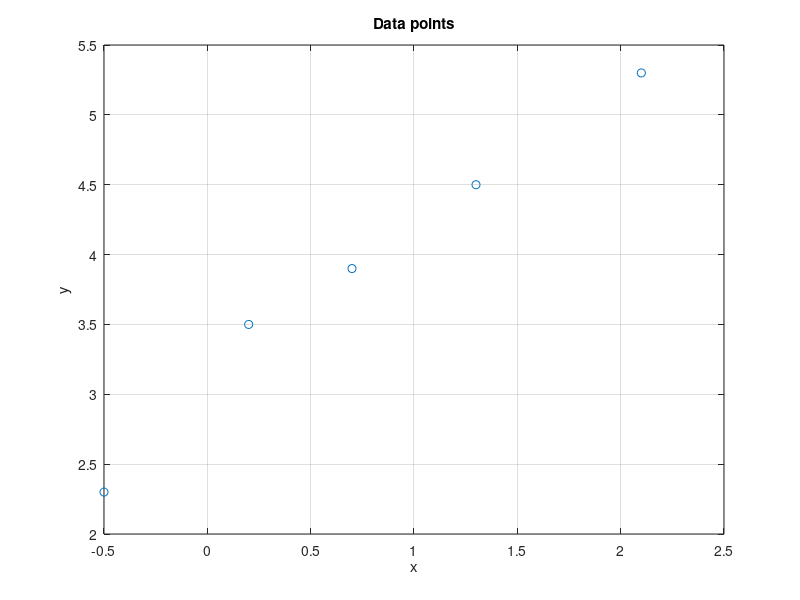
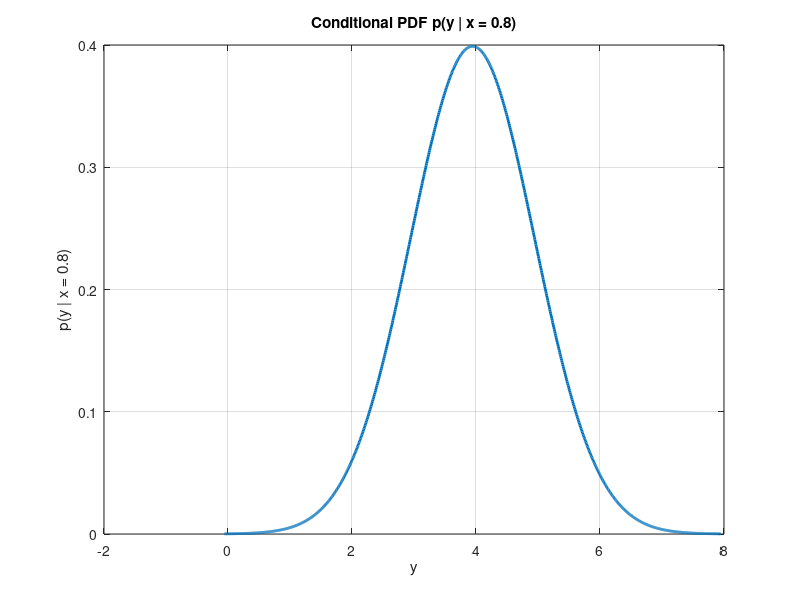
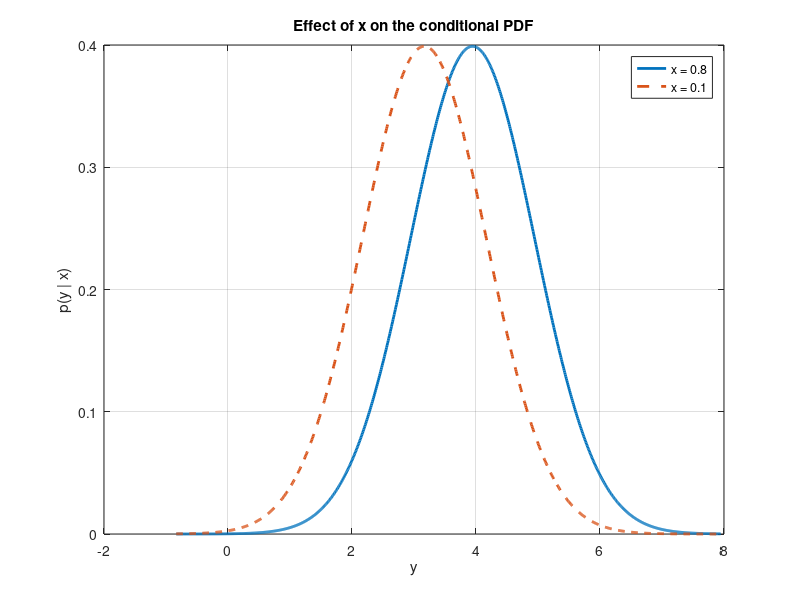
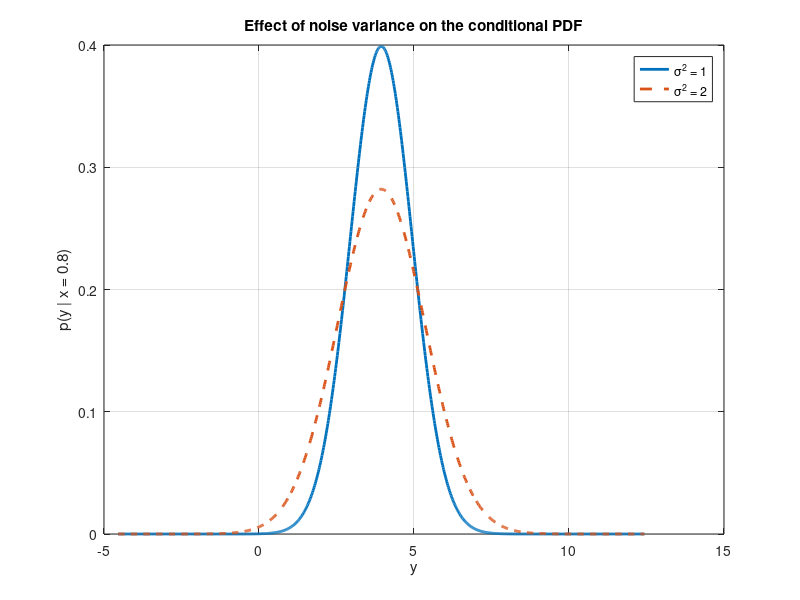

The MATLAB script that drew these images, in order:
%%Task 1

x = [-0.5; 0.2; 0.7; 1.3; 2.1]; %data
y = [2.3; 3.5; 3.9; 4.5; 5.3];  %data

X = [ones(length(x),1), x];     %design-matrix

w_hat = (X' * X) \ (X' * y);    %LS formula

b_hat = w_hat(1);
a_hat = w_hat(2);

%%Task 2

figure;
plot(x, y, 'o');
grid on;
xlabel('x');
ylabel('y');
title('Data points');

%% Task 3
x0 = 0.8;
mu = a_hat * x0 + b_hat;

sigma2 = 1;
sigma = sqrt(sigma2);

y_vals = linspace(mu - 4*sigma, mu + 4*sigma, 1000); %plotting over the range mu +4*sigma, for better visualization
pdf_vals = normpdf(y_vals, mu, sigma);

figure;
plot(y_vals, pdf_vals, 'LineWidth', 2);
grid on;
xlabel('y');
ylabel('p(y | x = 0.8)');
title('Conditional PDF p(y | x = 0.8)');

%% Task 4
% Task 4a: Effect of changing x

x1 = 0.8;
x2 = 0.1;

mu1 = a_hat * x1 + b_hat;
mu2 = a_hat * x2 + b_hat;

sigma2 = 1;
sigma = sqrt(sigma2);

y_vals = linspace(mu2 - 4*sigma, mu1 + 4*sigma, 1000);

pdf1 = normpdf(y_vals, mu1, sigma);
pdf2 = normpdf(y_vals, mu2, sigma);

figure;
plot(y_vals, pdf1, 'LineWidth', 2); hold on;
plot(y_vals, pdf2, '--', 'LineWidth', 2);
grid on;
xlabel('y');
ylabel('p(y | x)');
legend('x = 0.8', 'x = 0.1');
title('Effect of x on the conditional PDF');

% Task 4b: Effect of changing noise variance

x0 = 0.8;
mu = a_hat * x0 + b_hat;

sigma2_1 = 1;
sigma2_2 = 2;

sigma1 = sqrt(sigma2_1);
sigma2 = sqrt(sigma2_2);

y_vals = linspace(mu - 6*sigma2, mu + 6*sigma2, 1000);

pdf_sigma1 = normpdf(y_vals, mu, sigma1);
pdf_sigma2 = normpdf(y_vals, mu, sigma2);

figure;
plot(y_vals, pdf_sigma1, 'LineWidth', 2); hold on;
plot(y_vals, pdf_sigma2, '--', 'LineWidth', 2);
grid on;
xlabel('y');
ylabel('p(y | x = 0.8)');
legend('\sigma^2 = 1', '\sigma^2 = 2');
title('Effect of noise variance on the conditional PDF');

% Task 4ab: Effect of decreasing x and increasing sigma^2

% Original case (reference)
x_ref = 0.8;
sigma2_ref = 1;

mu_ref = a_hat * x_ref + b_hat;
sigma_ref = sqrt(sigma2_ref);

% Modified case
x_new = 0.1;
sigma2_new = 2;

mu_new = a_hat * x_new + b_hat;
sigma_new = sqrt(sigma2_new);

% Common y-axis range
y_vals = linspace(mu_new - 6*sigma_new, mu_ref + 6*sigma_ref, 1000);

% PDFs
pdf_ref = normpdf(y_vals, mu_ref, sigma_ref);
pdf_new = normpdf(y_vals, mu_new, sigma_new);

% Plot
figure;
plot(y_vals, pdf_ref, 'LineWidth', 2); hold on;
plot(y_vals, pdf_new, '--', 'LineWidth', 2);
grid on;

xlabel('y');
ylabel('p(y | x)');
legend('x = 0.8, \sigma^2 = 1', 'x = 0.1, \sigma^2 = 2');
title('Combined effect of decreasing x and increasing noise variance');
